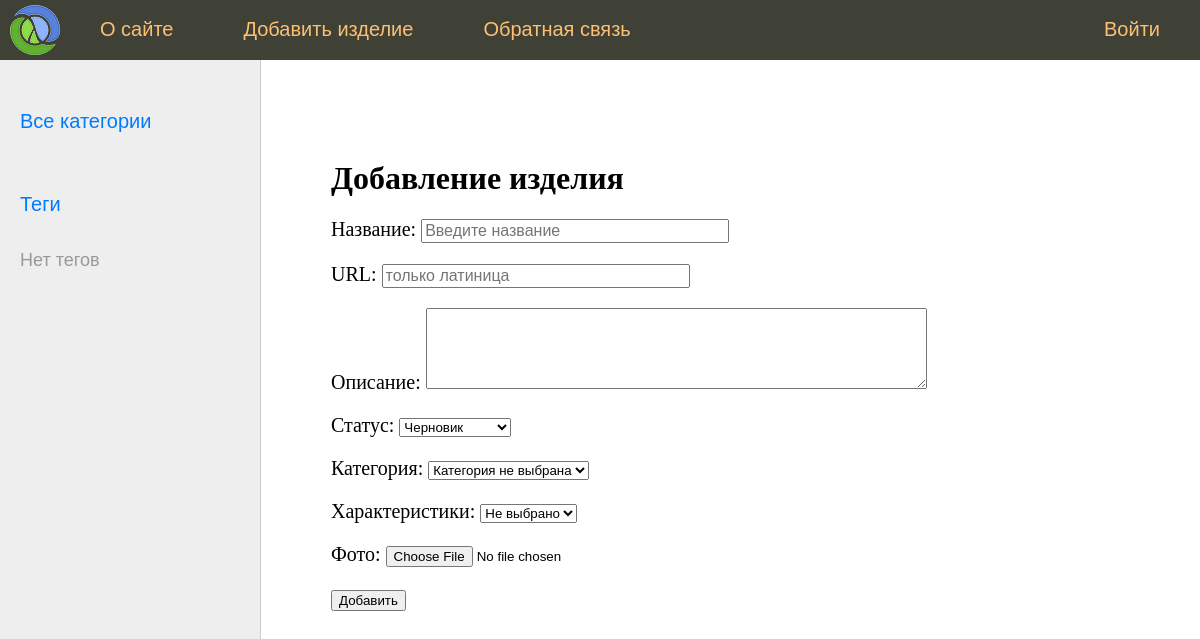
Page /add/ on the earlier database version.
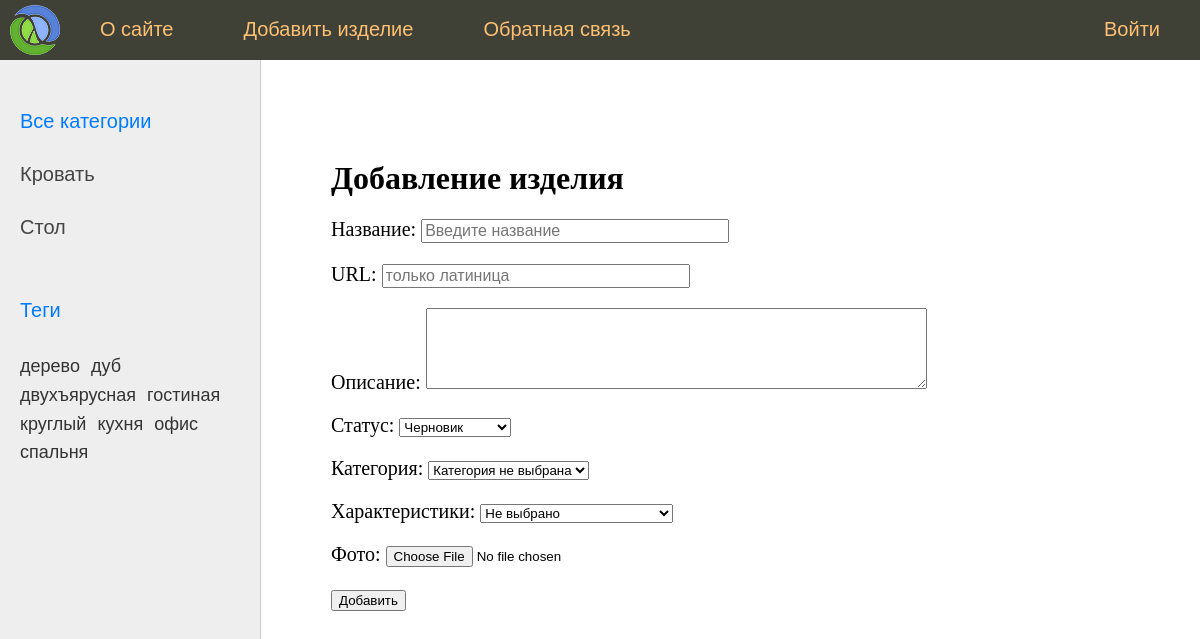
Same page on the later database version.
### market/models.py (models this page shows, shortened)
class Category(models.Model):
    class Meta:
        verbose_name = "Категория"
        verbose_name_plural = "Категории"
    name = models.CharField(max_length=100, db_index=True, verbose_name="Категория")
    slug = models.SlugField(max_length=255, unique=True, db_index=True, verbose_name="URL")
    def get_absolute_url(self):
        return reverse('cat_slug', kwargs={'cat_slug': self.slug})
    def __str__(self):
        return self.name

class Tag(models.Model):
    name = models.CharField(max_length=50, unique=True)
    slug = models.SlugField(max_length=50, unique=True)

### market/views.py (the view)
# urls.py: path('add/', views.add_product, name='add_product'),
def add_product(request):
    if request.method == 'POST':
        form = AddProductForm(request.POST, request.FILES)
        if form.is_valid():
            try:
                form.save()
                return redirect('home')  # или любой другой маршрут
            except Exception:
                form.add_error(None, 'Ошибка добавления изделия')
    else:
        form = AddProductForm()
    return render(request, 'woodmarket/add_product.html', {
        'title': 'Добавление изделия',
        'menu': menu,
        'form': form
    })

### market/forms.py (shortened to what this page needs)
class AddProductForm(forms.ModelForm):
    cat = forms.ModelChoiceField(
        queryset=Category.objects.all(),
        empty_label="Категория не выбрана",
        label="Категория"
    )
    details = forms.ModelChoiceField(
        queryset=ProductDetails.objects.all(),
        required=False,
        empty_label="Не выбрано",
        label="Характеристики"
    )
    class Meta:
        model = Product
        fields = ['title', 'slug', 'description', 'is_published', 'cat', 'details', 'photo']
        labels = {
            'slug': 'URL',
            'description': 'Описание'
        }
        widgets = {
            'title': forms.TextInput(attrs={'class': 'form-input', 'placeholder': 'Введите название'}),
            'slug': forms.TextInput(attrs={'class': 'form-input', 'placeholder': 'только латиница'}),
            'description': forms.Textarea(attrs={'class': 'form-textarea', 'cols': 60, 'rows': 5}),
        }

### market/models.py (called while the page is built)
    def __str__(self):
        return f"{self.material} | {self.size} | {self.warranty_years} года"

### market/templatetags/product_tags.py (called while the page is built)
@register.inclusion_tag('woodmarket/list_categories.html')
def show_product_categories(cat_selected=0):
    cats = Category.objects.annotate(total=Count("products")).filter(total__gt=0)
    return {'cats': cats, 'cat_selected': cat_selected}

@register.inclusion_tag('woodmarket/list_tags.html')
def show_all_tags():
    return {
        "tags": Tag.objects.annotate(total=Count("products")).filter(total__gt=0)
    }

### market/templates/woodmarket/add_product.html (shortened to what this page needs)
{% extends 'base.html' %}
{% block content %}
<h1>{{ title }}</h1>
<form method="post" enctype="multipart/form-data">
    {% for f in form %}
        <p>
            <label for="{{ f.id_for_label }}">{{ f.label }}:</label>
            {{ f }}
        </p>
    {% endfor %}
    <button type="submit">Добавить</button>
</form>
{% endblock %}

### templates/base.html (shortened to what this page needs)
{% load static %}
<!DOCTYPE html>
<html>
<head>
	<link type="text/css" href="{% static 'market/css/styles.css' %}" rel="stylesheet" />
</head>
<body>
<table class="table-page" border="0" cellpadding="0" cellspacing="0">
<tr><td valign="top">
{% block mainmenu %}
	<div class="header">
		<ul id="mainmenu" class="mainmenu">
			<li class="logo"><a href="#"><div class="logo"></div></a></li>
			{% for m in menu %}
				{% if not forloop.last %}
					<li><a href="{% url m.url_name %}">{{ m.title }}</a></li>
				{% else %}
					<li class="last"><a href="{% url m.url_name %}">{{ m.title }}</a></li>
				{% endif %}
			{% endfor %}
		</ul>
	</div>
{% endblock mainmenu %}
<table class="table-content" border="0" cellpadding="0" cellspacing="0">
<tr>
<td valign="top" class="left-chapters">
	{% load product_tags %}
	{% show_product_categories %}
	{% show_all_tags %}
</td>
<td valign="top" class="content">
	<div class="content-text">
		{% block content %}
		{% endblock %}
	</div>
</td>
</tr></table>
</td></tr>
</table>
</body>
</html>

### market/templates/woodmarket/list_categories.html
<ul id="leftchapters">
    <li>
        {% if cat_selected == 0 %}
            <span style="color: #007bff;">Все категории</span>
        {% else %}
            <a href="{% url 'home' %}">Все категории</a>
        {% endif %}
    </li>
    {% for cat in cats %}
        {% if cat.id == cat_selected %}
            <li class="selected">{{ cat.name }}</li>
        {% else %}
            <li><a href="{{ cat.get_absolute_url }}">{{ cat.name }}</a></li>
        {% endif %}
    {% endfor %}
</ul>

### market/templates/woodmarket/list_tags.html
<ul id="leftchapters">
    <li><span style="color: #007bff;">Теги</span></li>
    <li>
        <div style="line-height: 1.6; font-size: 90%;">
            {% for tag in tags %}
                <a href="{% url 'tag' tag.slug %}" style="
                    margin-right: 6px;
                    text-decoration: none;
                    color: #333;
                ">{{ tag.name }}</a>
            {% empty %}
                <span>Нет тегов</span>
            {% endfor %}
        </div>
    </li>
</ul>

Differences in the rows shown:
added Category: name "Кровать"
added Category: name "Стол"
added Tag: name "дерево"
added Tag: name "дуб"
added Tag: name "двухъярусная"
added Tag: name "гостиная"
added Tag: name "круглый"
added Tag: name "кухня"
added Tag: name "офис"
added Tag: name "спальня"
Other differences:
text no longer shown: "Нет тегов"
